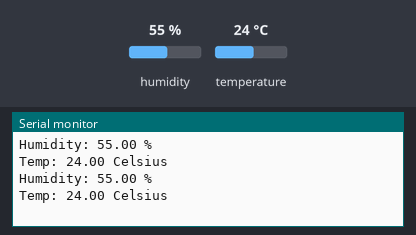
This sketch was run on a simulated Arduino Uno, built with avr-gcc and run on an emulated ATmega328P. On the bench: the last lines printed to the serial monitor. Inputs (shaded band) come from the test bench; at power-on: humidity 55 %, temperature 24 °C.

Above: at 2.8 s.
2.9 s: humidity set to 22 %
At 5.2 s:
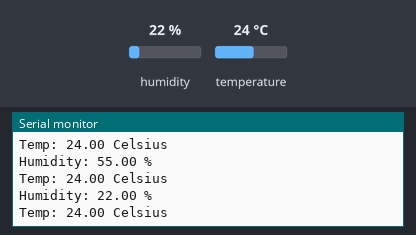
5.6 s: temperature set to 12 °C
At 7.2 s:
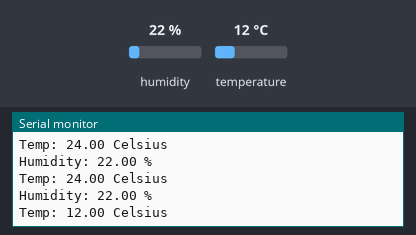
8.3 s: humidity set to 40 %
At 10.7 s:
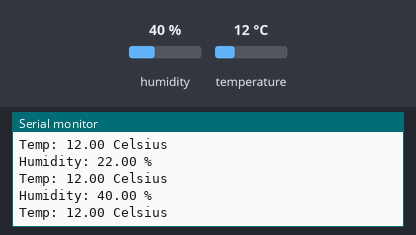
Timing chart, 0 to 12.2 s (numbered marks = the images above; inputs shaded):
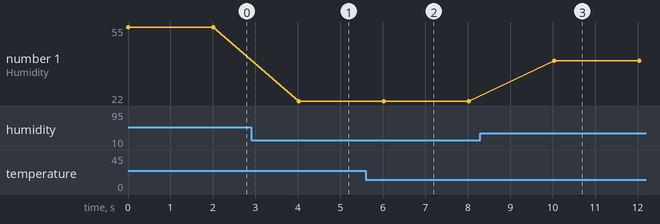

The sketch:

TemperatureAndHumidity.ino
```cpp
/************************************************************************************
 * Title: 'Basic Knowledge of Hardware for Artificial Intelligence'
 * Part: Arduino and DHT22
 * Created By Sayeed Bin Mozahid
 * Daffodil International University
 * Updated Date: 06-02-2018
*************************************************************************************/

#include <DHT_U.h>
#include <DHT.h>
#define DHTPIN 5
#define DHTTYPE DHT22
DHT dht(DHTPIN, DHTTYPE);

int chk;
float hum;
float temp;

//************************************** SETUP **********************************************//
void setup() {
  Serial.begin(9600);
  dht.begin();

}
//************************************** <SETUP> **********************************************//


//************************************** LOOP **********************************************//
void loop() {
  // put your main code here, to run repeatedly:
  hum = dht.readHumidity();
  temp = dht.readTemperature();
  Serial.print("Humidity: ");
  Serial.print(hum);
  Serial.print(" %");
  Serial.println();
  Serial.print("Temp: ");
  Serial.print(temp);
  Serial.println(" Celsius");
  delay(2000);
  Serial.println();
  Serial.println();
}
//************************************** <LOOP> **********************************************//
```

Measured:
- after the input at 2.9 s, the serial monitor: prints a new line after 1.1 s (image 1)
- after the input at 5.6 s, the serial monitor: prints a new line after 0.44 s (image 2)
- after the input at 8.3 s, the serial monitor: prints a new line after 1.7 s (image 3)
- plotted number 1: 55 → 22 after the input at 2.9 s, 22 → 40 after the input at 8.3 s
